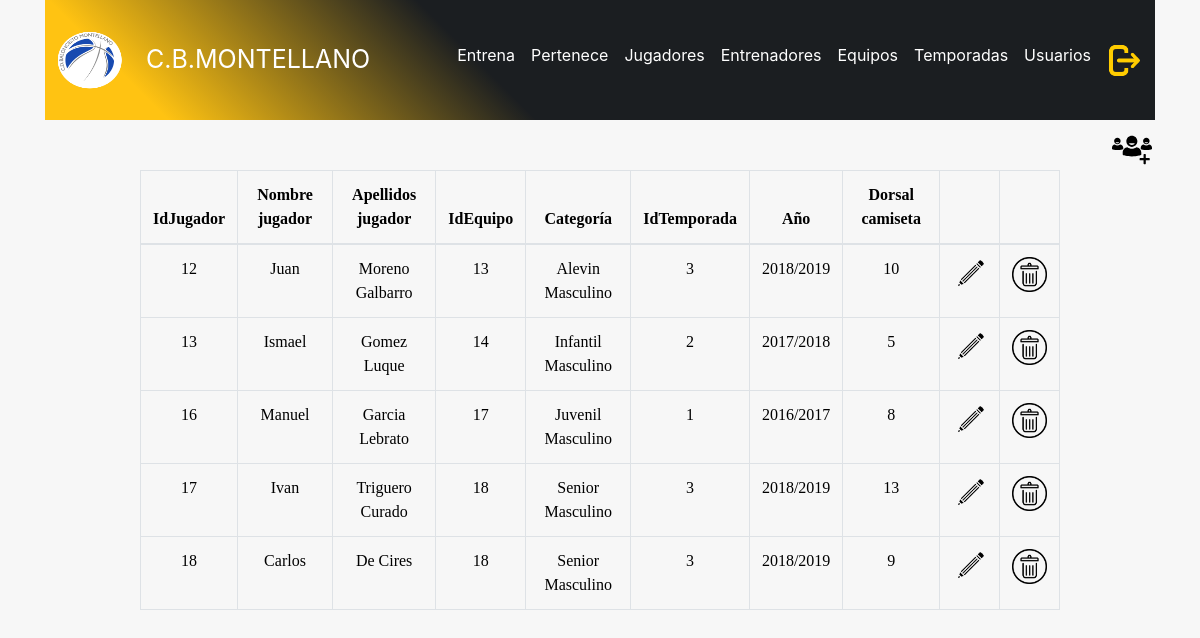
Screenshot of /admin/pertenece.php (signed in) with the database file from the repository.
### tables this page shows
CREATE TABLE `pertenece` (
  `idjugador` int(11) unsigned NOT NULL DEFAULT '0',
  `idtemporada` int(11) unsigned NOT NULL DEFAULT '0',
  `idequipo` int(11) unsigned NOT NULL DEFAULT '0',
  `numerocamiseta` int(2) DEFAULT NULL,
  PRIMARY KEY (`idjugador`,`idtemporada`,`idequipo`),
  KEY `idtemporada` (`idtemporada`),
  KEY `idequipo` (`idequipo`),
  CONSTRAINT `pertenece_ibfk_1` FOREIGN KEY (`idjugador`) REFERENCES `jugador` (`idjugador`) ON DELETE CASCADE ON UPDATE CASCADE,
  CONSTRAINT `pertenece_ibfk_2` FOREIGN KEY (`idtemporada`) REFERENCES `temporada` (`idtemporada`) ON DELETE CASCADE ON UPDATE CASCADE,
  CONSTRAINT `pertenece_ibfk_3` FOREIGN KEY (`idequipo`) REFERENCES `equipo` (`idequipo`) ON DELETE CASCADE ON UPDATE CASCADE
);

CREATE TABLE `jugador` (
  `idjugador` int(11) unsigned NOT NULL AUTO_INCREMENT,
  `nombre` varchar(100) NOT NULL,
  `apellidos` varchar(100) NOT NULL,
  `dni` varchar(9) NOT NULL,
  `fechanacimiento` date NOT NULL,
  `telefono` varchar(9) DEFAULT NULL,
  `direccion` varchar(100) DEFAULT NULL,
  `foto` varchar(300) DEFAULT NULL,
  PRIMARY KEY (`idjugador`)
);

CREATE TABLE `equipo` (
  `idequipo` int(11) unsigned NOT NULL AUTO_INCREMENT,
  `nombre` varchar(100) NOT NULL,
  `foto` varchar(300) DEFAULT NULL,
  PRIMARY KEY (`idequipo`)
);

CREATE TABLE `temporada` (
  `idtemporada` int(11) unsigned NOT NULL AUTO_INCREMENT,
  `nombre` varchar(100) NOT NULL,
  `fechainicio` date NOT NULL,
  `fechafin` date NOT NULL,
  PRIMARY KEY (`idtemporada`)
);

### admin/pertenece.php (the view, shortened to what this page needs)
<!DOCTYPE html>
<html lang="es">
<head>
  <link rel="stylesheet" href="https://stackpath.bootstrapcdn.com/bootstrap/4.2.1/css/bootstrap.min.css">
  <link rel="stylesheet" type="text/css" href="../header/header.css">
  <link rel="stylesheet" type="text/css" href="style.css">
  <link href="//maxcdn.bootstrapcdn.com/font-awesome/4.2.0/css/font-awesome.min.css" rel="stylesheet">
</head>
<body>
<div class="container">
<?php
    include_once "../header/headeradmin.php";
?>
    <?php
      $connection = new mysqli("localhost", "juan", "2asirtriana", "cbmontellano");
      $connection->set_charset("utf8");
        $query="select p.idequipo as idequipo,e.nombre as nombreequipo,
        p.idjugador as idjugador, j.nombre as nombrejugador, j.apellidos as apellidosjugador,
        p.idtemporada as idtemporada, t.nombre as anotemporada,
        p.numerocamiseta as numerocamiseta
        from temporada as t
        join pertenece as p on t.idtemporada = p.idtemporada
        join equipo as e on p.idequipo = e.idequipo
        join jugador as j on p.idjugador = j.idjugador;";
      if ($result = $connection->query($query)) {
      ?>
      <div class="row" id="añadirequipo">
        <div class="col-md-3">
          <a href="anadirpertenece.php">
            <img src="añadirequipo.svg" width="40" height="40">
          </a>
        </div>
      </div>
      <div class="row justify-content-center">
      <div class="col-md-10">
          <table class="table table-hover table-bordered" id="tabla">
          <thead>
            <tr>
              <th scope="col">IdJugador</th>
              <th scope="col">Nombre jugador</th>
              <th scope="col">Apellidos jugador</th>
              <th scope="col">IdEquipo</th>
              <th scope="col">Categoría</th>
              <th scope="col">IdTemporada</th>
              <th scope="col">Año</th>
              <th scope="col">Dorsal camiseta</th>
              <th scope="col"></th>
              <th scope="col"></th>
            </tr>
          </thead>
          <tbody>
      <?php
          while($obj = $result->fetch_object()) {
              echo "<tr>";
                echo "<td>".$obj->idjugador."</td>";
                echo "<td>".$obj->nombrejugador."</td>";
                echo "<td>".$obj->apellidosjugador."</td>";
                echo "<td>".$obj->idequipo."</td>";
                echo "<td>".$obj->nombreequipo."</td>";
                echo "<td>".$obj->idtemporada."</td>";
                echo "<td>".$obj->anotemporada."</td>";
                echo "<td>".$obj->numerocamiseta."</td>";
                echo "<td><a href='editarpertenece.php?idequipo=$obj->idequipo&idjugador=$obj->idjugador&idtemporada=$obj->idtemporada&numero=$obj->numerocamiseta'><img src='editar2.png' width='35px' height='35px'/></a></td>";
                echo "<td><a href='eliminarpertenece.php?idequipo=$obj->idequipo&idjugador=$obj->idjugador&idtemporada=$obj->idtemporada&numero=$obj->numerocamiseta'><img src='borrar2.png' width='35px' height='35px'/></a></td>";
              echo "</tr>";
          }
      }
    ?>
    </tbody>
    </table>
    </div>
    </div>
    </div>
  </body>
</html>

### header/header.css (style rules this page uses)
body { margin: 0; font-family: -apple-system,BlinkMacSystemFont,"Segoe UI",Roboto,"Helvetica Neue",Arial,sans-serif; font-size: 1rem; font-weight: 400; line-height: 1.5; color: #212529; background-color: #f7f7f7; }
a { color: #0a0a0a; text-decoration: none; }

### admin/style.css (style rules this page uses)
#tabla { text-align: center; color: black; font-family: 'Times New Roman', Times, serif; font-weight: normal; margin-bottom: 240px; }
#añadirequipo { margin-top: 10px; margin-left: 1052px; }

### rows the page displays
pertenece: idjugador "12", idjugador.nombre "Juan", idjugador.apellidos "Moreno Galbarro", idequipo "13", idequipo.nombre "Alevin Masculino", idtemporada "3", idtemporada.nombre "2018/2019", numerocamiseta "10"
pertenece: idjugador "13", idjugador.nombre "Ismael", idjugador.apellidos "Gomez Luque", idequipo "14", idequipo.nombre "Infantil Masculino", idtemporada "2", idtemporada.nombre "2017/2018", numerocamiseta "5"
pertenece: idjugador "16", idjugador.nombre "Manuel", idjugador.apellidos "Garcia Lebrato", idequipo "17", idequipo.nombre "Juvenil Masculino", idtemporada "1", idtemporada.nombre "2016/2017", numerocamiseta "8"
pertenece: idjugador "17", idjugador.nombre "Ivan", idjugador.apellidos "Triguero Curado", idequipo "18", idequipo.nombre "Senior Masculino", idtemporada "3", idtemporada.nombre "2018/2019", numerocamiseta "13"
pertenece: idjugador "18", idjugador.nombre "Carlos", idjugador.apellidos "De Cires", idequipo "18", idequipo.nombre "Senior Masculino", idtemporada "3", idtemporada.nombre "2018/2019", numerocamiseta "9"
